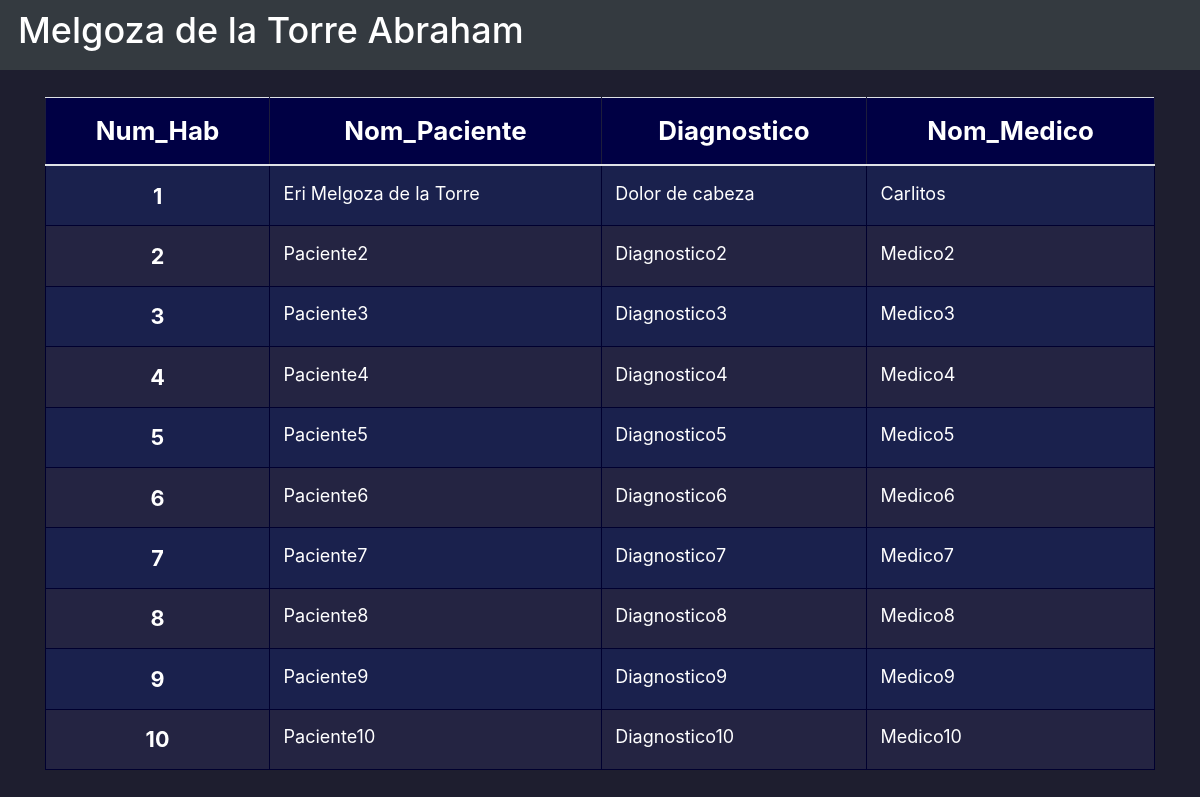
The page /05-MDT-bdHospital/index.php on the database its author committed.
### tables this page shows
CREATE TABLE `hospital` (
  `Num_Hab` int(11) NOT NULL,
  `Nom_paciente` char(150) NOT NULL,
  `diagnostico` text NOT NULL,
  `Nom_Medico` char(150) NOT NULL
);

### 05-MDT-bdHospital/index.php (the view, shortened to what this page needs)
<?php
$servidor = 'localhost';
$cuenta = 'root';
$password = '';
$bd = '05-hospital';
$conexion = new mysqli($servidor, $cuenta, $password, $bd);
?>
<!DOCTYPE html>
<html lang="es">
<head>
  <link rel="stylesheet" href="https://cdn.jsdelivr.net/npm/bootstrap@4.6.2/dist/css/bootstrap.min.css" />
  <link rel="stylesheet" href="style.css">
</head>
<body>
  <nav class="navbar navbar-dark bg-dark mb-4">
    <h2>
      Melgoza de la Torre Abraham
    </h2>
  </nav>
  <div class="container">
    <table class="table">
      <thead>
        <tr>
          <th scope="col">Num_Hab</th>
          <th scope="col">Nom_Paciente</th>
          <th scope="col">Diagnostico</th>
          <th scope="col">Nom_Medico</th>
        </tr>
      </thead>
      <tbody>
        <?php
        foreach ($conexion->query('SELECT * from hospital') as $fila)
        {
          echo "<tr>";
          echo "  <td class='rowT'>" . $fila['Num_Hab'] . "</td>";
          echo "  <td>" . $fila['Nom_paciente'] . "</td>";
          echo "  <td>" . $fila['diagnostico'] . "</td>";
          echo "  <td>" . $fila['Nom_Medico'] . "</td>";
          echo "</tr>";
        }
        ?>
      </tbody>
    </table>
  </div>
</body>
</html>

### 05-MDT-bdHospital/style.css (style rules this page uses)
* { font-size: large; color: #fff; }
body { background: #1e1e2f; }
table { border-collapse: collapse; border: 1px solid #00002f; }
table tr:nth-child(even), table th:nth-child(even) { background: #242442; }
table tr:nth-child(odd), table th:nth-child(odd) { background: #1a214d; }
table td.rowT { font-size: larger; text-align: center; font-weight: bold; }
table td, table th { border: 1px solid #00002f; }
table thead * { background: #000044 !important; border: 1px solid #1d1d3b; font-size: larger; text-align: center; }

### rows shown on the page
hospital: Num_Hab "1", Nom_paciente "Eri Melgoza de la Torre", diagnostico "Dolor de cabeza", Nom_Medico "Carlitos"
hospital: Num_Hab "2", Nom_paciente "Paciente2", diagnostico "Diagnostico2", Nom_Medico "Medico2"
hospital: Num_Hab "3", Nom_paciente "Paciente3", diagnostico "Diagnostico3", Nom_Medico "Medico3"
hospital: Num_Hab "4", Nom_paciente "Paciente4", diagnostico "Diagnostico4", Nom_Medico "Medico4"
hospital: Num_Hab "5", Nom_paciente "Paciente5", diagnostico "Diagnostico5", Nom_Medico "Medico5"
hospital: Num_Hab "6", Nom_paciente "Paciente6", diagnostico "Diagnostico6", Nom_Medico "Medico6"
hospital: Num_Hab "7", Nom_paciente "Paciente7", diagnostico "Diagnostico7", Nom_Medico "Medico7"
hospital: Num_Hab "8", Nom_paciente "Paciente8", diagnostico "Diagnostico8", Nom_Medico "Medico8"
hospital: Num_Hab "9", Nom_paciente "Paciente9", diagnostico "Diagnostico9", Nom_Medico "Medico9"
hospital: Num_Hab "10", Nom_paciente "Paciente10", diagnostico "Diagnostico10", Nom_Medico "Medico10"
